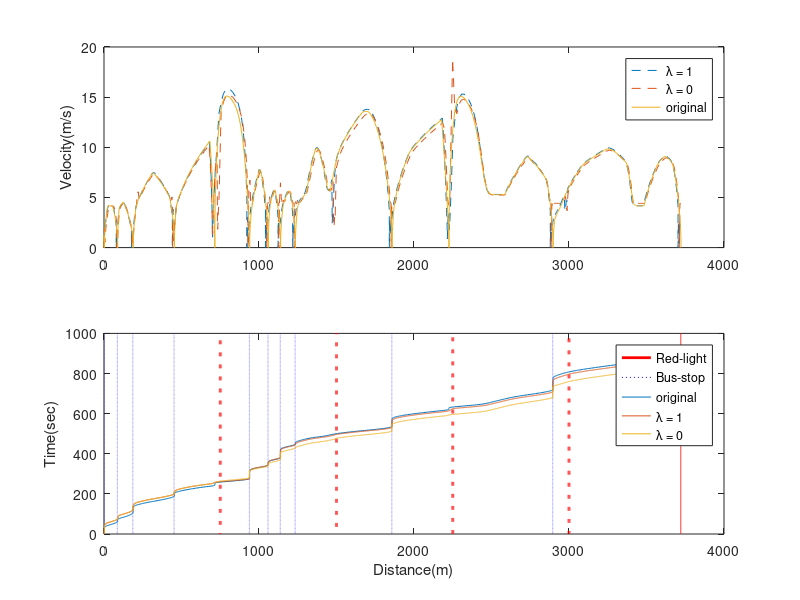
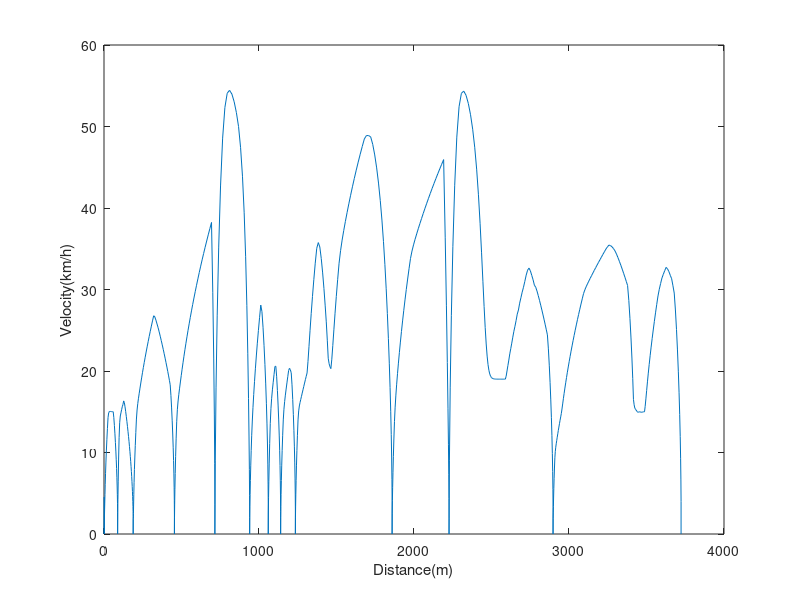
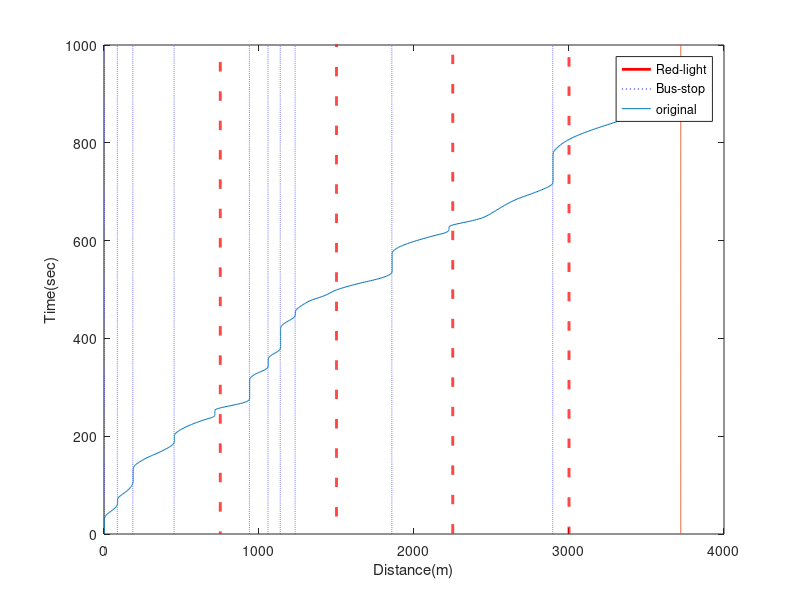
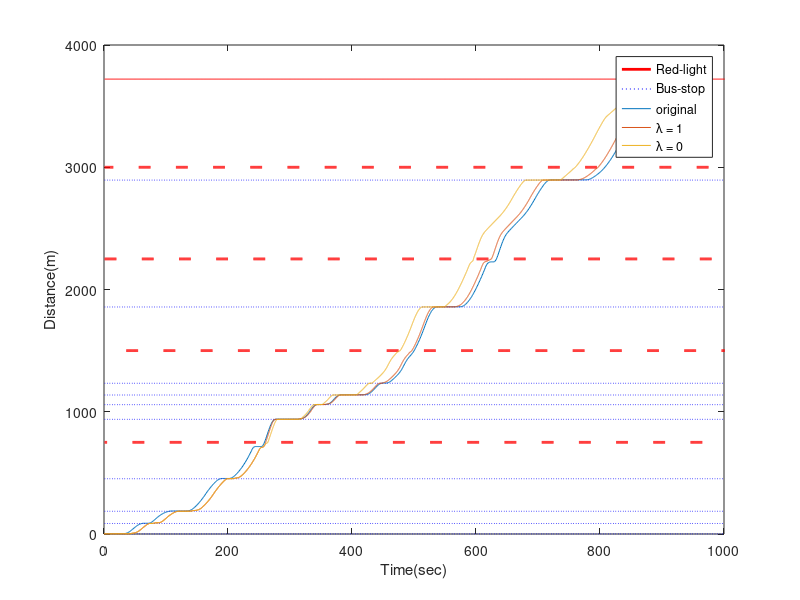

Source code (MATLAB) for these figures, in order:
load figure1.mat
load V_IDM_2.mat
load figure2.mat
x=(750:750:5250);
figure(1)
subplot(2,1,1)
S_lamda0 = cumsum(vopt_t_lamda0);
S_lamda1 = cumsum(vopt_t_lamda1);
plot(S_lamda0(find(S_lamda0 <= Distance_IDM(930))),vopt_t_lamda0(find(S_lamda0 <= Distance_IDM(930))),'--');hold on;
plot(S_lamda1(find(S_lamda1 <= Distance_IDM(930))),vopt_t_lamda1(find(S_lamda1 <= Distance_IDM(930))),'--');hold on;
plot(Distance_IDM(1:930),v_subject(1:930));

% for i = 1:1:930
%     v_subject_ub(i) = v_subject(i) + (v_subject(i)^2/1500);
%     v_subject_lb(i) = v_subject(i) - (v_subject(i)^2/1500); 
% end
% plot(cumsum(v_subject_ub), v_subject_ub,'r--');
% plot(cumsum(v_subject_lb), v_subject_lb,'r--');
legend('{\lambda} = 1','{\lambda} = 0','original')
ylabel('Velocity(m/s)');
subplot(2,1,2)
p0 = plot(Distance_IDM(1:930),(1:1:930));hold on;
for jj=1:4
p1 = plot(x(jj)*Tfc_sig(jj,:),y1,'r','LineWidth',2);
hold on;
end
for qq=1:10
p2=plot(repmat(bus_stop_mark(qq),1,1500),y1,'b:');
hold on;
end
p44 = plot(repmat(bus_stop_mark(11),1,1500),y1,'r');
Distance_lamda0(find(Distance_lamda0 <= Distance_IDM(930)))
p3 = plot(Distance_lamda0(find(Distance_lamda0 <= Distance_IDM(930))),t_arrv_sim_lamda0(find(Distance_lamda0 <= Distance_IDM(930))));hold on;
p4 = plot(Distance_lamda1(find(Distance_lamda1 <= Distance_IDM(930))),t_arrv_sim_lamda1(find(Distance_lamda1 <= Distance_IDM(930))));hold on;
legend([p1,p2,p0,p3,p4],'Red-light','Bus-stop','original','{\lambda} = 1','{\lambda }= 0','Location','best')
axis([0,4000,0,1000]);
xlabel('Distance(m)');ylabel('Time(sec)');

figure(2)
% Distance_IDM(find(Distance_IDM < 3721));
% subplot(2,1,1)
plot(cumsum(v_subject(1:930)),v_subject(1:930)*3.6);
xlabel('Distance(m)');ylabel('Velocity(km/h)');
% subplot(2,1,2)
figure(3)
for jj=1:4
p11 = plot(x(jj)*Tfc_sig(jj,:),y1,'r','LineWidth',2);
hold on;
end
for qq=1:10
p22=plot(repmat(bus_stop_mark(qq),1,1500),y1,'b:');
hold on;
end
p33 = plot(cumsum(v_subject(1:930)),(1:1:930));
p44 = plot(repmat(bus_stop_mark(11),1,1500),y1);
legend([p11,p22,p33],'Red-light','Bus-stop','original','Location','best');
axis([0,4000,0,1000]);
xlabel('Distance(m)');ylabel('Time(sec)');

figure(4)
p0 = plot(Distance_IDM(1:930));hold on;
for jj=1:4
p1 = plot(y1,x(jj)*Tfc_sig(jj,:),'r','LineWidth',2);
hold on;
end
for qq=1:10
p2=plot(y1,repmat(bus_stop_mark(qq),1,1500),'b:');
hold on;
end
p44 = plot(y1, repmat(bus_stop_mark(11),1,1500),'r');
Distance_lamda0(find(Distance_lamda0 <= Distance_IDM(930)))
p3= plot(t_arrv_sim_lamda0(find(Distance_lamda0 <= Distance_IDM(930))),Distance_lamda0(find(Distance_lamda0 <= Distance_IDM(930))));hold on;
p4 = plot(t_arrv_sim_lamda1(find(Distance_lamda1 <= Distance_IDM(930))),Distance_lamda1(find(Distance_lamda1 <= Distance_IDM(930))));hold on;
legend([p1,p2,p0,p3,p4],'Red-light','Bus-stop','original','{\lambda} = 1','{\lambda} = 0','Location','best')
axis([0,1000,0,4000]);
ylabel('Distance(m)');xlabel('Time(sec)');
